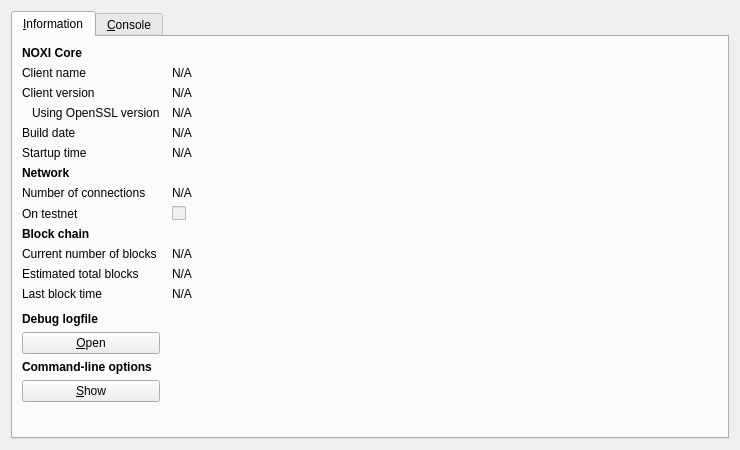
<?xml version="1.0" encoding="UTF-8"?>
<ui version="4.0">
 <class>RPCConsole</class>
 <widget class="QDialog" name="RPCConsole">
  <property name="geometry">
   <rect>
    <x>0</x>
    <y>0</y>
    <width>740</width>
    <height>450</height>
   </rect>
  </property>
  <property name="windowTitle">
   <string>NOXI - Debug window</string>
  </property>
  <layout class="QVBoxLayout" name="verticalLayout_2">
   <item>
    <widget class="QTabWidget" name="tabWidget">
     <property name="currentIndex">
      <number>0</number>
     </property>
     <widget class="QWidget" name="tab_info">
      <attribute name="title">
       <string>&amp;Information</string>
      </attribute>
      <layout class="QGridLayout" name="gridLayout" columnstretch="0,1">
       <property name="horizontalSpacing">
        <number>12</number>
       </property>
       <item row="0" column="0">
        <widget class="QLabel" name="label_9">
         <property name="font">
          <font>
           <weight>75</weight>
           <bold>true</bold>
          </font>
         </property>
         <property name="text">
          <string>NOXI Core</string>
         </property>
        </widget>
       </item>
       <item row="1" column="0">
        <widget class="QLabel" name="label_5">
         <property name="text">
          <string>Client name</string>
         </property>
        </widget>
       </item>
       <item row="1" column="1">
        <widget class="QLabel" name="clientName">
         <property name="cursor">
          <cursorShape>IBeamCursor</cursorShape>
         </property>
         <property name="text">
          <string>N/A</string>
         </property>
         <property name="textFormat">
          <enum>Qt::PlainText</enum>
         </property>
         <property name="textInteractionFlags">
          <set>Qt::LinksAccessibleByMouse|Qt::TextSelectableByKeyboard|Qt::TextSelectableByMouse</set>
         </property>
        </widget>
       </item>
       <item row="2" column="0">
        <widget class="QLabel" name="label_6">
         <property name="text">
          <string>Client version</string>
         </property>
        </widget>
       </item>
       <item row="2" column="1">
        <widget class="QLabel" name="clientVersion">
         <property name="cursor">
          <cursorShape>IBeamCursor</cursorShape>
         </property>
         <property name="text">
          <string>N/A</string>
         </property>
         <property name="textFormat">
          <enum>Qt::PlainText</enum>
         </property>
         <property name="textInteractionFlags">
          <set>Qt::LinksAccessibleByMouse|Qt::TextSelectableByKeyboard|Qt::TextSelectableByMouse</set>
         </property>
        </widget>
       </item>
       <item row="3" column="0">
        <widget class="QLabel" name="label_14">
         <property name="text">
          <string>Using OpenSSL version</string>
         </property>
         <property name="indent">
          <number>10</number>
         </property>
        </widget>
       </item>
       <item row="3" column="1">
        <widget class="QLabel" name="openSSLVersion">
         <property name="cursor">
          <cursorShape>IBeamCursor</cursorShape>
         </property>
         <property name="text">
          <string>N/A</string>
         </property>
         <property name="textFormat">
          <enum>Qt::PlainText</enum>
         </property>
         <property name="textInteractionFlags">
          <set>Qt::LinksAccessibleByMouse|Qt::TextSelectableByKeyboard|Qt::TextSelectableByMouse</set>
         </property>
        </widget>
       </item>
       <item row="4" column="0">
        <widget class="QLabel" name="label_12">
         <property name="text">
          <string>Build date</string>
         </property>
        </widget>
       </item>
       <item row="4" column="1">
        <widget class="QLabel" name="buildDate">
         <property name="cursor">
          <cursorShape>IBeamCursor</cursorShape>
         </property>
         <property name="text">
          <string>N/A</string>
         </property>
         <property name="textFormat">
          <enum>Qt::PlainText</enum>
         </property>
         <property name="textInteractionFlags">
          <set>Qt::LinksAccessibleByMouse|Qt::TextSelectableByKeyboard|Qt::TextSelectableByMouse</set>
         </property>
        </widget>
       </item>
       <item row="5" column="0">
        <widget class="QLabel" name="label_13">
         <property name="text">
          <string>Startup time</string>
         </property>
        </widget>
       </item>
       <item row="5" column="1">
        <widget class="QLabel" name="startupTime">
         <property name="cursor">
          <cursorShape>IBeamCursor</cursorShape>
         </property>
         <property name="text">
          <string>N/A</string>
         </property>
         <property name="textFormat">
          <enum>Qt::PlainText</enum>
         </property>
         <property name="textInteractionFlags">
          <set>Qt::LinksAccessibleByMouse|Qt::TextSelectableByKeyboard|Qt::TextSelectableByMouse</set>
         </property>
        </widget>
       </item>
       <item row="6" column="0">
        <widget class="QLabel" name="label_11">
         <property name="font">
          <font>
           <weight>75</weight>
           <bold>true</bold>
          </font>
         </property>
         <property name="text">
          <string>Network</string>
         </property>
        </widget>
       </item>
       <item row="7" column="0">
        <widget class="QLabel" name="label_7">
         <property name="text">
          <string>Number of connections</string>
         </property>
        </widget>
       </item>
       <item row="7" column="1">
        <widget class="QLabel" name="numberOfConnections">
         <property name="cursor">
          <cursorShape>IBeamCursor</cursorShape>
         </property>
         <property name="text">
          <string>N/A</string>
         </property>
         <property name="textFormat">
          <enum>Qt::PlainText</enum>
         </property>
         <property name="textInteractionFlags">
          <set>Qt::LinksAccessibleByMouse|Qt::TextSelectableByKeyboard|Qt::TextSelectableByMouse</set>
         </property>
        </widget>
       </item>
       <item row="8" column="0">
        <widget class="QLabel" name="label_8">
         <property name="text">
          <string>On testnet</string>
         </property>
        </widget>
       </item>
       <item row="8" column="1">
        <widget class="QCheckBox" name="isTestNet">
         <property name="enabled">
          <bool>false</bool>
         </property>
         <property name="text">
          <string/>
         </property>
        </widget>
       </item>
       <item row="9" column="0">
        <widget class="QLabel" name="label_10">
         <property name="font">
          <font>
           <weight>75</weight>
           <bold>true</bold>
          </font>
         </property>
         <property name="text">
          <string>Block chain</string>
         </property>
        </widget>
       </item>
       <item row="10" column="0">
        <widget class="QLabel" name="label_3">
         <property name="text">
          <string>Current number of blocks</string>
         </property>
        </widget>
       </item>
       <item row="10" column="1">
        <widget class="QLabel" name="numberOfBlocks">
         <property name="cursor">
          <cursorShape>IBeamCursor</cursorShape>
         </property>
         <property name="text">
          <string>N/A</string>
         </property>
         <property name="textFormat">
          <enum>Qt::PlainText</enum>
         </property>
         <property name="textInteractionFlags">
          <set>Qt::LinksAccessibleByMouse|Qt::TextSelectableByKeyboard|Qt::TextSelectableByMouse</set>
         </property>
        </widget>
       </item>
       <item row="11" column="0">
        <widget class="QLabel" name="label_4">
         <property name="text">
          <string>Estimated total blocks</string>
         </property>
        </widget>
       </item>
       <item row="11" column="1">
        <widget class="QLabel" name="totalBlocks">
         <property name="cursor">
          <cursorShape>IBeamCursor</cursorShape>
         </property>
         <property name="text">
          <string>N/A</string>
         </property>
         <property name="textFormat">
          <enum>Qt::PlainText</enum>
         </property>
         <property name="textInteractionFlags">
          <set>Qt::LinksAccessibleByMouse|Qt::TextSelectableByKeyboard|Qt::TextSelectableByMouse</set>
         </property>
        </widget>
       </item>
       <item row="12" column="0">
        <widget class="QLabel" name="label_2">
         <property name="text">
          <string>Last block time</string>
         </property>
        </widget>
       </item>
       <item row="12" column="1">
        <widget class="QLabel" name="lastBlockTime">
         <property name="cursor">
          <cursorShape>IBeamCursor</cursorShape>
         </property>
         <property name="text">
          <string>N/A</string>
         </property>
         <property name="textFormat">
          <enum>Qt::PlainText</enum>
         </property>
         <property name="textInteractionFlags">
          <set>Qt::LinksAccessibleByMouse|Qt::TextSelectableByKeyboard|Qt::TextSelectableByMouse</set>
         </property>
        </widget>
       </item>
       <item row="13" column="0">
        <spacer name="verticalSpacer_2">
         <property name="orientation">
          <enum>Qt::Vertical</enum>
         </property>
         <property name="sizeHint" stdset="0">
          <size>
           <width>20</width>
           <height>20</height>
          </size>
         </property>
        </spacer>
       </item>
       <item row="14" column="0">
        <widget class="QLabel" name="labelDebugLogfile">
         <property name="font">
          <font>
           <weight>75</weight>
           <bold>true</bold>
          </font>
         </property>
         <property name="text">
          <string>Debug logfile</string>
         </property>
        </widget>
       </item>
       <item row="15" column="0">
        <widget class="QPushButton" name="openDebugLogfileButton">
         <property name="toolTip">
          <string>Open the NOXI debug logfile from the current data directory. This can take a few seconds for large logfiles.</string>
         </property>
         <property name="text">
          <string>&amp;Open</string>
         </property>
         <property name="autoDefault">
          <bool>false</bool>
         </property>
        </widget>
       </item>
       <item row="16" column="0">
        <widget class="QLabel" name="labelCLOptions">
         <property name="font">
          <font>
           <weight>75</weight>
           <bold>true</bold>
          </font>
         </property>
         <property name="text">
          <string>Command-line options</string>
         </property>
        </widget>
       </item>
       <item row="17" column="0">
        <widget class="QPushButton" name="showCLOptionsButton">
         <property name="toolTip">
          <string>Show the NOXI-qt help message to get a list with possible command-line options.</string>
         </property>
         <property name="text">
          <string>&amp;Show</string>
         </property>
         <property name="autoDefault">
          <bool>false</bool>
         </property>
         <property name="autoDefault">
          <bool>false</bool>
         </property>
        </widget>
       </item>
       <item row="18" column="0">
        <spacer name="verticalSpacer">
         <property name="orientation">
          <enum>Qt::Vertical</enum>
         </property>
         <property name="sizeHint" stdset="0">
          <size>
           <width>20</width>
           <height>40</height>
          </size>
         </property>
        </spacer>
       </item>
      </layout>
     </widget>
     <widget class="QWidget" name="tab_console">
      <attribute name="title">
       <string>&amp;Console</string>
      </attribute>
      <layout class="QVBoxLayout" name="verticalLayout_3">
       <property name="spacing">
        <number>3</number>
       </property>
       <item>
        <widget class="QTextEdit" name="messagesWidget">
         <property name="minimumSize">
          <size>
           <width>0</width>
           <height>100</height>
          </size>
         </property>
         <property name="readOnly">
          <bool>true</bool>
         </property>
         <property name="tabKeyNavigation" stdset="0">
          <bool>false</bool>
         </property>
         <property name="columnCount" stdset="0">
          <number>2</number>
         </property>
        </widget>
       </item>
       <item>
        <layout class="QHBoxLayout" name="horizontalLayout">
         <property name="spacing">
          <number>3</number>
         </property>
         <item>
          <widget class="QLabel" name="label">
           <property name="text">
            <string notr="true">&gt;</string>
           </property>
          </widget>
         </item>
         <item>
          <widget class="QLineEdit" name="lineEdit"/>
         </item>
         <item>
          <widget class="QPushButton" name="clearButton">
           <property name="maximumSize">
            <size>
             <width>24</width>
             <height>24</height>
            </size>
           </property>
           <property name="toolTip">
            <string>Clear console</string>
           </property>
           <property name="text">
            <string/>
           </property>
           <property name="icon">
            <iconset resource="../bitcoin.qrc">
             <normaloff>:/icons/remove</normaloff>:/icons/remove</iconset>
           </property>
           <property name="shortcut">
            <string notr="true">Ctrl+L</string>
           </property>
           <property name="autoDefault">
            <bool>false</bool>
           </property>
          </widget>
         </item>
        </layout>
       </item>
      </layout>
     </widget>
    </widget>
   </item>
  </layout>
 </widget>
 <resources>
  <include location="../bitcoin.qrc"/>
 </resources>
 <connections/>
</ui>
